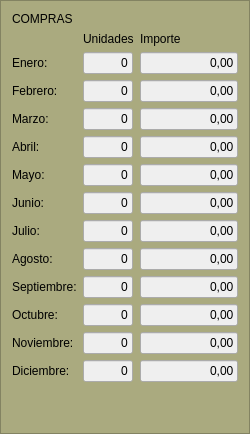
               <widget class="QFrame" name="frame_14">
                <property name="styleSheet">
                 <string notr="true">background-color: rgb(170, 170, 127);</string>
                </property>
                <property name="frameShape">
                 <enum>QFrame::Shape::StyledPanel</enum>
                </property>
                <property name="frameShadow">
                 <enum>QFrame::Shadow::Raised</enum>
                </property>
                <layout class="QGridLayout" name="gridLayout_18">
                 <item row="0" column="0">
                  <widget class="QLabel" name="label_25">
                   <property name="styleSheet">
                    <string notr="true">color: rgb(0, 0, 0);</string>
                   </property>
                   <property name="text">
                    <string>COMPRAS</string>
                   </property>
                  </widget>
                 </item>
                 <item row="1" column="0" rowspan="2" colspan="3">
                  <layout class="QGridLayout" name="gridLayout_20">
                   <item row="1" column="2">
                    <widget class="QLineEdit" name="txtImporte_compras_enero">
                     <property name="maximumSize">
                      <size>
                       <width>98</width>
                       <height>16777215</height>
                      </size>
                     </property>
                     <property name="styleSheet">
                      <string notr="true">color: rgb(0, 0, 0);
background-color: rgb(239, 239, 239);</string>
                     </property>
                     <property name="text">
                      <string>0,00</string>
                     </property>
                     <property name="alignment">
                      <set>Qt::AlignmentFlag::AlignRight|Qt::AlignmentFlag::AlignTrailing|Qt::AlignmentFlag::AlignVCenter</set>
                     </property>
                    </widget>
                   </item>
                   <item row="7" column="2">
                    <widget class="QLineEdit" name="txtImporte_compras_julio">
                     <property name="maximumSize">
                      <size>
                       <width>98</width>
                       <height>16777215</height>
                      </size>
                     </property>
                     <property name="styleSheet">
                      <string notr="true">color: rgb(0, 0, 0);
background-color: rgb(239, 239, 239);</string>
                     </property>
                     <property name="text">
                      <string>0,00</string>
                     </property>
                     <property name="alignment">
                      <set>Qt::AlignmentFlag::AlignRight|Qt::AlignmentFlag::AlignTrailing|Qt::AlignmentFlag::AlignVCenter</set>
                     </property>
                    </widget>
                   </item>
                   <item row="3" column="2">
                    <widget class="QLineEdit" name="txtImporte_compras_marzo">
                     <property name="maximumSize">
                      <size>
                       <width>98</width>
                       <height>16777215</height>
                      </size>
                     </property>
                     <property name="styleSheet">
                      <string notr="true">color: rgb(0, 0, 0);
background-color: rgb(239, 239, 239);</string>
                     </property>
                     <property name="text">
                      <string>0,00</string>
                     </property>
                     <property name="alignment">
                      <set>Qt::AlignmentFlag::AlignRight|Qt::AlignmentFlag::AlignTrailing|Qt::AlignmentFlag::AlignVCenter</set>
                     </property>
                    </widget>
                   </item>
                   <item row="2" column="1">
                    <widget class="QLineEdit" name="txtUnid_compras_febrero">
                     <property name="maximumSize">
                      <size>
                       <width>50</width>
                       <height>16777215</height>
                      </size>
                     </property>
                     <property name="styleSheet">
                      <string notr="true">color: rgb(0, 0, 0);
background-color: rgb(239, 239, 239);</string>
                     </property>
                     <property name="text">
                      <string>0</string>
                     </property>
                     <property name="alignment">
                      <set>Qt::AlignmentFlag::AlignRight|Qt::AlignmentFlag::AlignTrailing|Qt::AlignmentFlag::AlignVCenter</set>
                     </property>
                    </widget>
                   </item>
                   <item row="3" column="1">
                    <widget class="QLineEdit" name="txtUnid_compras_marzo">
                     <property name="maximumSize">
                      <size>
                       <width>50</width>
                       <height>16777215</height>
                      </size>
                     </property>
                     <property name="styleSheet">
                      <string notr="true">color: rgb(0, 0, 0);
background-color: rgb(239, 239, 239);</string>
                     </property>
                     <property name="text">
                      <string>0</string>
                     </property>
                     <property name="alignment">
                      <set>Qt::AlignmentFlag::AlignRight|Qt::AlignmentFlag::AlignTrailing|Qt::AlignmentFlag::AlignVCenter</set>
                     </property>
                    </widget>
                   </item>
                   <item row="9" column="2">
                    <widget class="QLineEdit" name="txtImporte_compras_septiembre">
                     <property name="maximumSize">
                      <size>
                       <width>98</width>
                       <height>16777215</height>
                      </size>
                     </property>
                     <property name="styleSheet">
                      <string notr="true">color: rgb(0, 0, 0);
background-color: rgb(239, 239, 239);</string>
                     </property>
                     <property name="text">
                      <string>0,00</string>
                     </property>
                     <property name="alignment">
                      <set>Qt::AlignmentFlag::AlignRight|Qt::AlignmentFlag::AlignTrailing|Qt::AlignmentFlag::AlignVCenter</set>
                     </property>
                    </widget>
                   </item>
                   <item row="0" column="1">
                    <widget class="QLabel" name="label_52">
                     <property name="styleSheet">
                      <string notr="true">color: rgb(0, 0, 0);</string>
                     </property>
                     <property name="text">
                      <string>Unidades</string>
                     </property>
                    </widget>
                   </item>
                   <item row="12" column="2">
                    <widget class="QLineEdit" name="txtImporte_compras_diciembre">
                     <property name="maximumSize">
                      <size>
                       <width>98</width>
                       <height>16777215</height>
                      </size>
                     </property>
                     <property name="styleSheet">
                      <string notr="true">color: rgb(0, 0, 0);
background-color: rgb(239, 239, 239);</string>
                     </property>
                     <property name="text">
                      <string>0,00</string>
                     </property>
                     <property name="alignment">
                      <set>Qt::AlignmentFlag::AlignRight|Qt::AlignmentFlag::AlignTrailing|Qt::AlignmentFlag::AlignVCenter</set>
                     </property>
                    </widget>
                   </item>
                   <item row="8" column="1">
                    <widget class="QLineEdit" name="txtUnid_compras_agosto">
                     <property name="maximumSize">
                      <size>
                       <width>50</width>
                       <height>16777215</height>
                      </size>
                     </property>
                     <property name="styleSheet">
                      <string notr="true">color: rgb(0, 0, 0);
background-color: rgb(239, 239, 239);</string>
                     </property>
                     <property name="text">
                      <string>0</string>
                     </property>
                     <property name="alignment">
                      <set>Qt::AlignmentFlag::AlignRight|Qt::AlignmentFlag::AlignTrailing|Qt::AlignmentFlag::AlignVCenter</set>
                     </property>
                    </widget>
                   </item>
                   <item row="12" column="1">
                    <widget class="QLineEdit" name="txtUnid_compras_diciembre">
                     <property name="maximumSize">
                      <size>
                       <width>50</width>
                       <height>16777215</height>
                      </size>
                     </property>
                     <property name="styleSheet">
                      <string notr="true">color: rgb(0, 0, 0);
background-color: rgb(239, 239, 239);</string>
                     </property>
                     <property name="text">
                      <string>0</string>
                     </property>
                     <property name="alignment">
                      <set>Qt::AlignmentFlag::AlignRight|Qt::AlignmentFlag::AlignTrailing|Qt::AlignmentFlag::AlignVCenter</set>
                     </property>
                    </widget>
                   </item>
                   <item row="6" column="1">
                    <widget class="QLineEdit" name="txtUnid_compras_junio">
                     <property name="maximumSize">
                      <size>
                       <width>50</width>
                       <height>16777215</height>
                      </size>
                     </property>
                     <property name="styleSheet">
                      <string notr="true">color: rgb(0, 0, 0);
background-color: rgb(239, 239, 239);</string>
                     </property>
                     <property name="text">
                      <string>0</string>
                     </property>
                     <property name="alignment">
                      <set>Qt::AlignmentFlag::AlignRight|Qt::AlignmentFlag::AlignTrailing|Qt::AlignmentFlag::AlignVCenter</set>
                     </property>
                    </widget>
                   </item>
                   <item row="5" column="1">
                    <widget class="QLineEdit" name="txtUnid_compras_mayo">
                     <property name="maximumSize">
                      <size>
                       <width>50</width>
                       <height>16777215</height>
                      </size>
                     </property>
                     <property name="styleSheet">
                      <string notr="true">color: rgb(0, 0, 0);
background-color: rgb(239, 239, 239);</string>
                     </property>
                     <property name="text">
                      <string>0</string>
                     </property>
                     <property name="alignment">
                      <set>Qt::AlignmentFlag::AlignRight|Qt::AlignmentFlag::AlignTrailing|Qt::AlignmentFlag::AlignVCenter</set>
                     </property>
                    </widget>
                   </item>
                   <item row="1" column="1">
                    <widget class="QLineEdit" name="txtUnid_compras_enero">
                     <property name="maximumSize">
                      <size>
                       <width>50</width>
                       <height>16777215</height>
                      </size>
                     </property>
                     <property name="styleSheet">
                      <string notr="true">color: rgb(0, 0, 0);
background-color: rgb(239, 239, 239);</string>
                     </property>
                     <property name="text">
                      <string>0</string>
                     </property>
                     <property name="alignment">
                      <set>Qt::AlignmentFlag::AlignRight|Qt::AlignmentFlag::AlignTrailing|Qt::AlignmentFlag::AlignVCenter</set>
                     </property>
                    </widget>
                   </item>
                   <item row="10" column="2">
                    <widget class="QLineEdit" name="txtImporte_compras_octubre">
                     <property name="maximumSize">
                      <size>
                       <width>98</width>
                       <height>16777215</height>
                      </size>
                     </property>
                     <property name="styleSheet">
                      <string notr="true">color: rgb(0, 0, 0);
background-color: rgb(239, 239, 239);</string>
                     </property>
                     <property name="text">
                      <string>0,00</string>
                     </property>
                     <property name="alignment">
                      <set>Qt::AlignmentFlag::AlignRight|Qt::AlignmentFlag::AlignTrailing|Qt::AlignmentFlag::AlignVCenter</set>
                     </property>
                    </widget>
                   </item>
                   <item row="11" column="2">
                    <widget class="QLineEdit" name="txtImporte_compras_noviembre">
                     <property name="maximumSize">
                      <size>
                       <width>98</width>
                       <height>16777215</height>
                      </size>
                     </property>
                     <property name="styleSheet">
                      <string notr="true">color: rgb(0, 0, 0);
background-color: rgb(239, 239, 239);</string>
                     </property>
                     <property name="text">
                      <string>0,00</string>
                     </property>
                     <property name="alignment">
                      <set>Qt::AlignmentFlag::AlignRight|Qt::AlignmentFlag::AlignTrailing|Qt::AlignmentFlag::AlignVCenter</set>
                     </property>
                    </widget>
                   </item>
                   <item row="11" column="1">
                    <widget class="QLineEdit" name="txtUnid_compras_noviembre">
                     <property name="maximumSize">
                      <size>
                       <width>50</width>
                       <height>16777215</height>
                      </size>
                     </property>
                     <property name="styleSheet">
                      <string notr="true">color: rgb(0, 0, 0);
background-color: rgb(239, 239, 239);</string>
                     </property>
                     <property name="text">
                      <string>0</string>
                     </property>
                     <property name="alignment">
                      <set>Qt::AlignmentFlag::AlignRight|Qt::AlignmentFlag::AlignTrailing|Qt::AlignmentFlag::AlignVCenter</set>
                     </property>
                    </widget>
                   </item>
                   <item row="8" column="2">
                    <widget class="QLineEdit" name="txtImporte_compras_agosto">
                     <property name="maximumSize">
                      <size>
                       <width>98</width>
                       <height>16777215</height>
                      </size>
                     </property>
                     <property name="styleSheet">
                      <string notr="true">color: rgb(0, 0, 0);
background-color: rgb(239, 239, 239);</string>
                     </property>
                     <property name="text">
                      <string>0,00</string>
                     </property>
                     <property name="alignment">
                      <set>Qt::AlignmentFlag::AlignRight|Qt::AlignmentFlag::AlignTrailing|Qt::AlignmentFlag::AlignVCenter</set>
                     </property>
                    </widget>
                   </item>
                   <item row="5" column="2">
                    <widget class="QLineEdit" name="txtImporte_compras_mayo">
                     <property name="maximumSize">
                      <size>
                       <width>98</width>
                       <height>16777215</height>
                      </size>
                     </property>
                     <property name="styleSheet">
                      <string notr="true">color: rgb(0, 0, 0);
background-color: rgb(239, 239, 239);</string>
                     </property>
                     <property name="text">
                      <string>0,00</string>
                     </property>
                     <property name="alignment">
                      <set>Qt::AlignmentFlag::AlignRight|Qt::AlignmentFlag::AlignTrailing|Qt::AlignmentFlag::AlignVCenter</set>
                     </property>
                    </widget>
                   </item>
                   <item row="9" column="1">
                    <widget class="QLineEdit" name="txtUnid_compras_septiembre">
                     <property name="maximumSize">
                      <size>
                       <width>50</width>
                       <height>16777215</height>
                      </size>
                     </property>
                     <property name="styleSheet">
                      <string notr="true">color: rgb(0, 0, 0);
background-color: rgb(239, 239, 239);</string>
                     </property>
                     <property name="text">
                      <string>0</string>
                     </property>
                     <property name="alignment">
                      <set>Qt::AlignmentFlag::AlignRight|Qt::AlignmentFlag::AlignTrailing|Qt::AlignmentFlag::AlignVCenter</set>
                     </property>
                    </widget>
                   </item>
                   <item row="2" column="2">
                    <widget class="QLineEdit" name="txtImporte_compras_febrero">
                     <property name="maximumSize">
                      <size>
                       <width>98</width>
                       <height>16777215</height>
                      </size>
                     </property>
                     <property name="styleSheet">
                      <string notr="true">color: rgb(0, 0, 0);
background-color: rgb(239, 239, 239);</string>
                     </property>
                     <property name="text">
                      <string>0,00</string>
                     </property>
                     <property name="alignment">
                      <set>Qt::AlignmentFlag::AlignRight|Qt::AlignmentFlag::AlignTrailing|Qt::AlignmentFlag::AlignVCenter</set>
                     </property>
                    </widget>
                   </item>
                   <item row="4" column="1">
                    <widget class="QLineEdit" name="txtUnid_compras_abril">
                     <property name="maximumSize">
                      <size>
                       <width>50</width>
                       <height>16777215</height>
                      </size>
                     </property>
                     <property name="styleSheet">
                      <string notr="true">color: rgb(0, 0, 0);
background-color: rgb(239, 239, 239);</string>
                     </property>
                     <property name="text">
                      <string>0</string>
                     </property>
                     <property name="alignment">
                      <set>Qt::AlignmentFlag::AlignRight|Qt::AlignmentFlag::AlignTrailing|Qt::AlignmentFlag::AlignVCenter</set>
                     </property>
                    </widget>
                   </item>
                   <item row="4" column="2">
                    <widget class="QLineEdit" name="txtImporte_compras_abril">
                     <property name="maximumSize">
                      <size>
                       <width>98</width>
                       <height>16777215</height>
                      </size>
                     </property>
                     <property name="styleSheet">
                      <string notr="true">color: rgb(0, 0, 0);
background-color: rgb(239, 239, 239);</string>
                     </property>
                     <property name="text">
                      <string>0,00</string>
                     </property>
                     <property name="alignment">
                      <set>Qt::AlignmentFlag::AlignRight|Qt::AlignmentFlag::AlignTrailing|Qt::AlignmentFlag::AlignVCenter</set>
                     </property>
                    </widget>
                   </item>
                   <item row="0" column="2">
                    <widget class="QLabel" name="label_53">
                     <property name="styleSheet">
                      <string notr="true">color: rgb(0, 0, 0);</string>
                     </property>
                     <property name="text">
                      <string>Importe</string>
                     </property>
                    </widget>
                   </item>
                   <item row="7" column="1">
                    <widget class="QLineEdit" name="txtUnid_compras_julio">
                     <property name="maximumSize">
                      <size>
                       <width>50</width>
                       <height>16777215</height>
                      </size>
                     </property>
                     <property name="styleSheet">
                      <string notr="true">color: rgb(0, 0, 0);
background-color: rgb(239, 239, 239);</string>
                     </property>
                     <property name="text">
                      <string>0</string>
                     </property>
                     <property name="alignment">
                      <set>Qt::AlignmentFlag::AlignRight|Qt::AlignmentFlag::AlignTrailing|Qt::AlignmentFlag::AlignVCenter</set>
                     </property>
                    </widget>
                   </item>
                   <item row="6" column="2">
                    <widget class="QLineEdit" name="txtImporte_compras_junio">
                     <property name="maximumSize">
                      <size>
                       <width>98</width>
                       <height>16777215</height>
                      </size>
                     </property>
                     <property name="styleSheet">
                      <string notr="true">color: rgb(0, 0, 0);
background-color: rgb(239, 239, 239);</string>
                     </property>
                     <property name="text">
                      <string>0,00</string>
                     </property>
                     <property name="alignment">
                      <set>Qt::AlignmentFlag::AlignRight|Qt::AlignmentFlag::AlignTrailing|Qt::AlignmentFlag::AlignVCenter</set>
                     </property>
                    </widget>
                   </item>
                   <item row="10" column="1">
                    <widget class="QLineEdit" name="txtUnid_compras_octubre">
                     <property name="maximumSize">
                      <size>
                       <width>50</width>
                       <height>16777215</height>
                      </size>
                     </property>
                     <property name="styleSheet">
                      <string notr="true">color: rgb(0, 0, 0);
background-color: rgb(239, 239, 239);</string>
                     </property>
                     <property name="text">
                      <string>0</string>
                     </property>
                     <property name="alignment">
                      <set>Qt::AlignmentFlag::AlignRight|Qt::AlignmentFlag::AlignTrailing|Qt::AlignmentFlag::AlignVCenter</set>
                     </property>
                    </widget>
                   </item>
                   <item row="1" column="0">
                    <widget class="QLabel" name="label_27">
                     <property name="styleSheet">
                      <string notr="true">color: rgb(0, 0, 0);</string>
                     </property>
                     <property name="text">
                      <string>Enero:</string>
                     </property>
                    </widget>
                   </item>
                   <item row="2" column="0">
                    <widget class="QLabel" name="label_35">
                     <property name="styleSheet">
                      <string notr="true">color: rgb(0, 0, 0);</string>
                     </property>
                     <property name="text">
                      <string>Febrero:</string>
                     </property>
                    </widget>
                   </item>
                   <item row="3" column="0">
                    <widget class="QLabel" name="label_36">
                     <property name="styleSheet">
                      <string notr="true">color: rgb(0, 0, 0);</string>
                     </property>
                     <property name="text">
                      <string>Marzo:</string>
                     </property>
                    </widget>
                   </item>
                   <item row="4" column="0">
                    <widget class="QLabel" name="label_37">
                     <property name="styleSheet">
                      <string notr="true">color: rgb(0, 0, 0);</string>
                     </property>
                     <property name="text">
                      <string>Abril:</string>
                     </property>
                    </widget>
                   </item>
                   <item row="5" column="0">
                    <widget class="QLabel" name="label_39">
                     <property name="styleSheet">
                      <string notr="true">color: rgb(0, 0, 0);</string>
                     </property>
                     <property name="text">
                      <string>Mayo:</string>
                     </property>
                    </widget>
                   </item>
                   <item row="6" column="0">
                    <widget class="QLabel" name="label_40">
                     <property name="styleSheet">
                      <string notr="true">color: rgb(0, 0, 0);</string>
                     </property>
                     <property name="text">
                      <string>Junio:</string>
                     </property>
                    </widget>
                   </item>
                   <item row="7" column="0">
                    <widget class="QLabel" name="label_41">
                     <property name="styleSheet">
                      <string notr="true">color: rgb(0, 0, 0);</string>
                     </property>
                     <property name="text">
                      <string>Julio:</string>
                     </property>
                    </widget>
                   </item>
                   <item row="8" column="0">
                    <widget class="QLabel" name="label_46">
                     <property name="styleSheet">
                      <string notr="true">color: rgb(0, 0, 0)</string>
                     </property>
                     <property name="text">
                      <string>Agosto:</string>
                     </property>
                    </widget>
                   </item>
                   <item row="9" column="0">
                    <widget class="QLabel" name="label_47">
                     <property name="styleSheet">
                      <string notr="true">color: rgb(0, 0, 0);</string>
                     </property>
                     <property name="text">
                      <string>Septiembre:</string>
                     </property>
                    </widget>
                   </item>
                   <item row="10" column="0">
                    <widget class="QLabel" name="label_48">
                     <property name="styleSheet">
                      <string notr="true">color: rgb(0, 0, 0);</string>
                     </property>
                     <property name="text">
                      <string>Octubre:</string>
                     </property>
                    </widget>
                   </item>
                   <item row="11" column="0">
                    <widget class="QLabel" name="label_49">
                     <property name="styleSheet">
                      <string notr="true">color: rgb(0, 0, 0);</string>
                     </property>
                     <property name="text">
                      <string>Noviembre:</string>
                     </property>
                    </widget>
                   </item>
                   <item row="12" column="0">
                    <widget class="QLabel" name="label_50">
                     <property name="styleSheet">
                      <string notr="true">color: rgb(0, 0, 0);</string>
                     </property>
                     <property name="text">
                      <string>Diciembre:</string>
                     </property>
                    </widget>
                   </item>
                  </layout>
                 </item>
                 <item row="3" column="0">
                  <spacer name="verticalSpacer">
                   <property name="orientation">
                    <enum>Qt::Orientation::Vertical</enum>
                   </property>
                   <property name="sizeHint" stdset="0">
                    <size>
                     <width>20</width>
                     <height>40</height>
                    </size>
                   </property>
                  </spacer>
                 </item>
                </layout>
               </widget>
